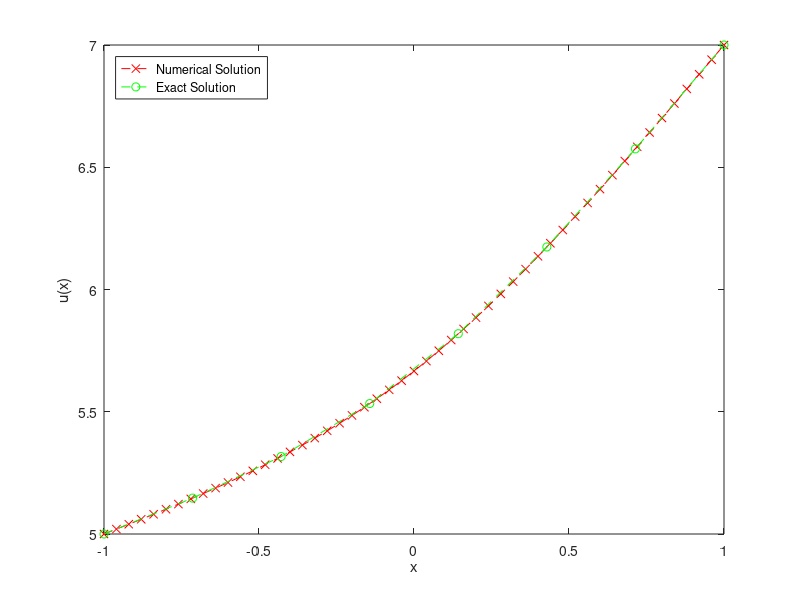

Write MATLAB code to recreate this figure.
%Code to solve BVP u_{xx}(x) = 1 - |x| on -1 < x < 1
%BCs: u(-1) = 5; u(1) = 7

%Set constants:
a = -1;
b = 1;
alph = 5;
bet = 7;
n = 49;
h = (b-a)/(n+1);

%Generate the matrix A (size nxn):
A = zeros(n);  %initialize nxn matrix
for i = 1:n
    for j = 1:n
        if i == j
            A(i,i) = -2/h^2;
        elseif (j == i+1) || (i == j+1)
            A(i,j) = 1/h^2;
        end
    end
end

%define the x grid in either of the two ways:

%Method 1:
% for i = 0:n+1
%     x(i+1) = -1+i*h;
% end

%or Method 2:
x = linspace(a,b,n+2);  %size n+2 (n interior pts + 2 BCs)

%define function vector f:
f = zeros(n,1);     %initialize nx1 vector
for i = 1:n
    if i==1
        f(i) = 1 - abs(x(i+1)) - alph/h^2;
    elseif i == n
        f(i) = 1 - abs(x(i+1)) - bet/h^2;
    else
        f(i) = 1 - abs(x(i+1));
    end
end

%Use linear solver to solve Au=f for u:
u  = linsolve(A,f);
usol = [alph, u', bet]; %extend solution to include BCs

%Plot results:
plot(x,usol', "r--x")
hold on
funct = @(t) -(abs(t)^3)/6 + t^2/2 + t + 17/3; %closed-form solution
fplot(funct, [-1,1], "g--o")
ylabel('u(x)')
xlabel('x')
legend("Numerical Solution", "Exact Solution", 'Location','northwest')
exportgraphics(gcf,'BVP_1.pdf')
close 
